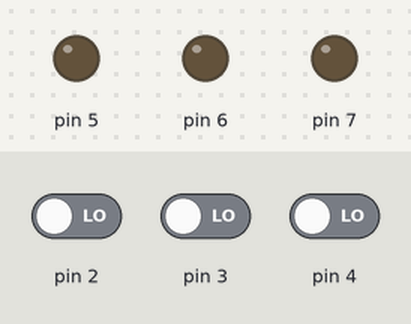
The sketch below on a simulated Arduino Uno, built with avr-gcc and run on an emulated ATmega328P. Parts: output pins drawn as LEDs (lit = HIGH). The test bench sets the inputs (shaded band); at power-on: pin 2 LOW, pin 3 LOW, pin 4 LOW.

Above: at 1.2 s.
1.3 s: pin 2 driven HIGH
At 2.4 s:
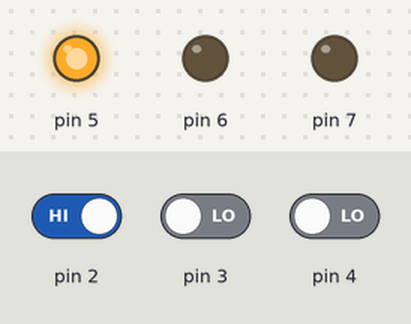
2.8 s: pin 3 driven HIGH
At 3.8 s:
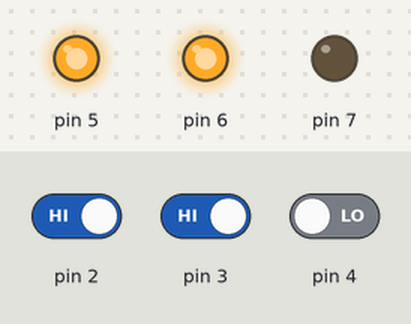
4.3 s: pin 4 driven HIGH
At 4.7 s:
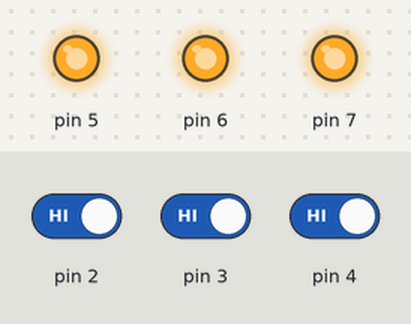
5.8 s: pin 2 driven LOW
At 7.0 s:
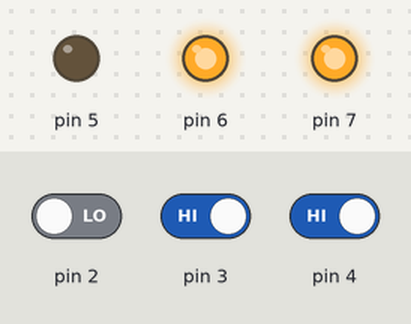
7.3 s: pin 3 driven LOW
At 8.1 s:
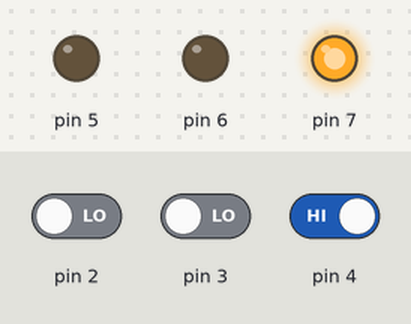
8.8 s: pin 2 driven HIGH
At 9.4 s:
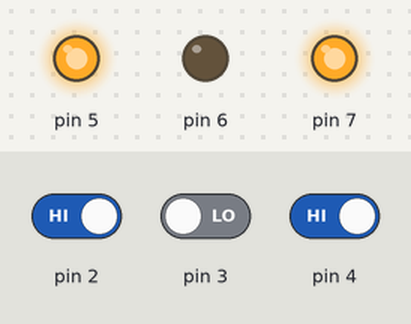
Timing chart, 0 to 11.3 s (numbered marks = the images above; inputs shaded):
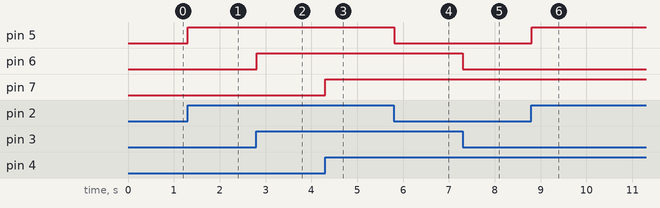

Measured:
- after the input at 1.3 s, pin 5: LOW → HIGH at once
- after the input at 2.8 s, pin 6: LOW → HIGH at once
- after the input at 4.3 s, pin 7: LOW → HIGH at once
- after the input at 5.8 s, pin 5: HIGH → LOW at once
- after the input at 7.3 s, pin 6: HIGH → LOW at once
- after the input at 8.8 s, pin 5: LOW → HIGH at once

The sketch:

arduno_code_projct1.ino
```cpp
// C++ code
//
void setup()
{
  pinMode(2, INPUT);
  pinMode(5, OUTPUT);
  pinMode(3, INPUT);
  pinMode(6, OUTPUT);
  pinMode(4, INPUT);
  pinMode(7, OUTPUT);


}

void loop()
{
  if (digitalRead(2) == HIGH) {
    digitalWrite(5, HIGH);
  } else {
    digitalWrite(5, LOW);
  }
  if (digitalRead(3) == HIGH) {
    digitalWrite(6, HIGH);
  } else {
    digitalWrite(6, LOW);
  }
  if (digitalRead(4) == HIGH) {
    digitalWrite(7, HIGH);
  } else {
    digitalWrite(7, LOW);
  }
  delay(10);
}


  
```
